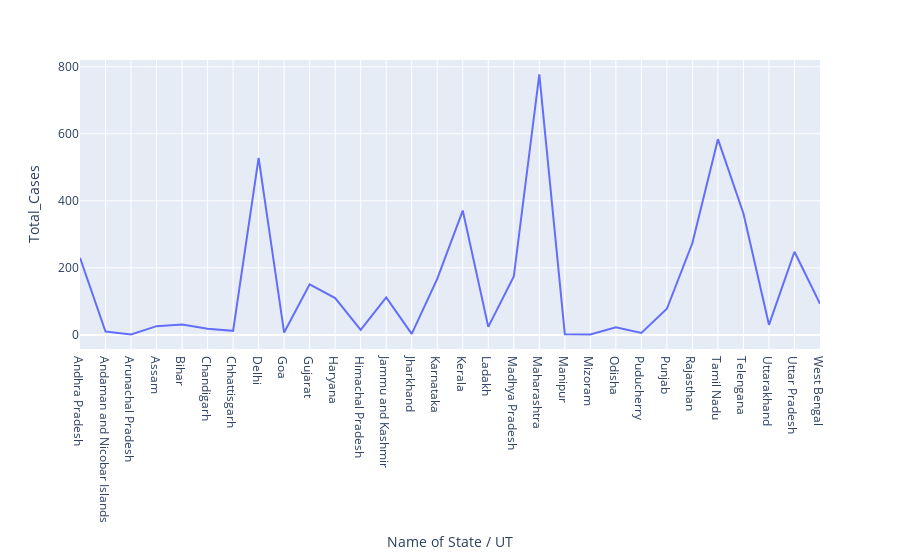

Notebook code cell kept with this figure:
### Code cell
fig = px.line(india_df, x ="Name of State / UT", y="Total_Cases" )
fig.show()

### Figure 1 — Plotly figure (JSON) as saved in the notebook; plotly's stock layout.template omitted (floating-point values rounded to 4 significant figures)
{"data": [{"hovertemplate": "Name of State / UT=%{x}<br>Total_Cases=%{y}<extra></extra>", "legendgroup": "", "line": {"color": "#636efa", "dash": "solid"}, "mode": "lines", "name": "", "showlegend": false, "type": "scatter", "x": ["Andhra Pradesh", "Andaman and Nicobar Islands", "Arunachal Pradesh", "Assam", "Bihar", "Chandigarh", "Chhattisgarh", "Delhi", "Goa", "Gujarat", "Haryana", "Himachal Pradesh", "Jammu and Kashmir", "Jharkhand", "Karnataka", "Kerala", "Ladakh", "Madhya Pradesh", "Maharashtra", "Manipur", "Mizoram", "Odisha", "Puducherry", "Punjab", "Rajasthan", "Tamil Nadu", "Telengana", "Uttarakhand", "Uttar Pradesh", "West Bengal"], "xaxis": "x", "y": [230, 10, 1, 26, 31, 18, 12, 528, 7, 151, 110, 15, 112, 3, 167, 371, 24, 174, 777, 2, 1, 23, 6, 78, 274, 584, 362, 30, 248, 93], "yaxis": "y"}], "layout": {"legend": {"tracegroupgap": 0}, "margin": {"t": 60}, "xaxis": {"anchor": "y", "domain": [0, 1], "title": {"text": "Name of State / UT"}}, "yaxis": {"anchor": "x", "domain": [0, 1], "title": {"text": "Total_Cases"}}}}
